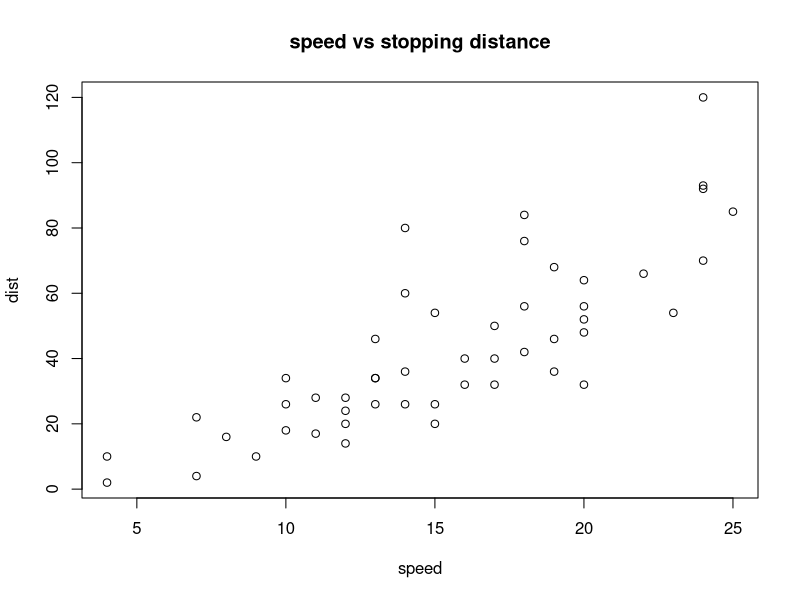
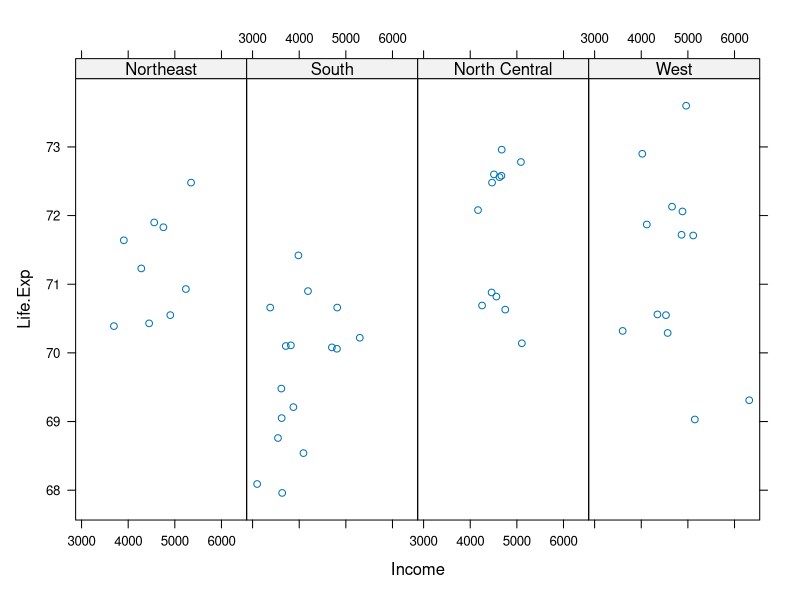
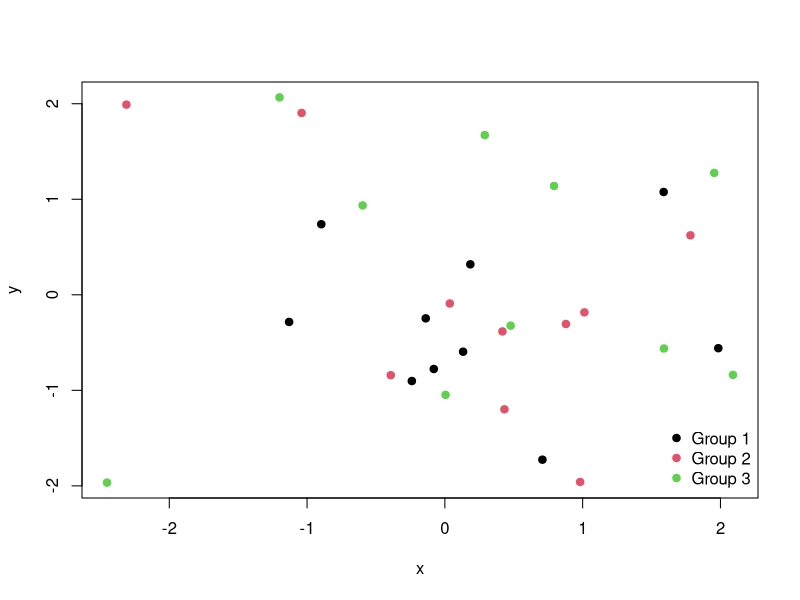
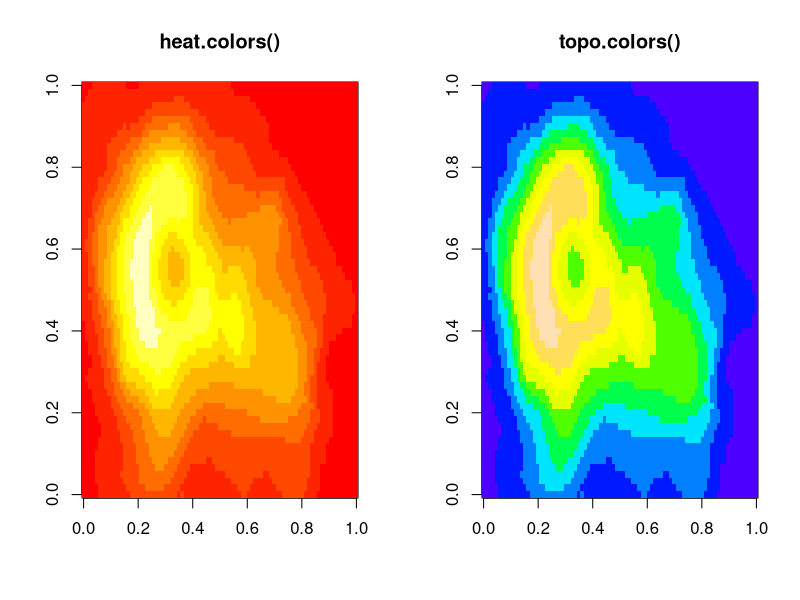
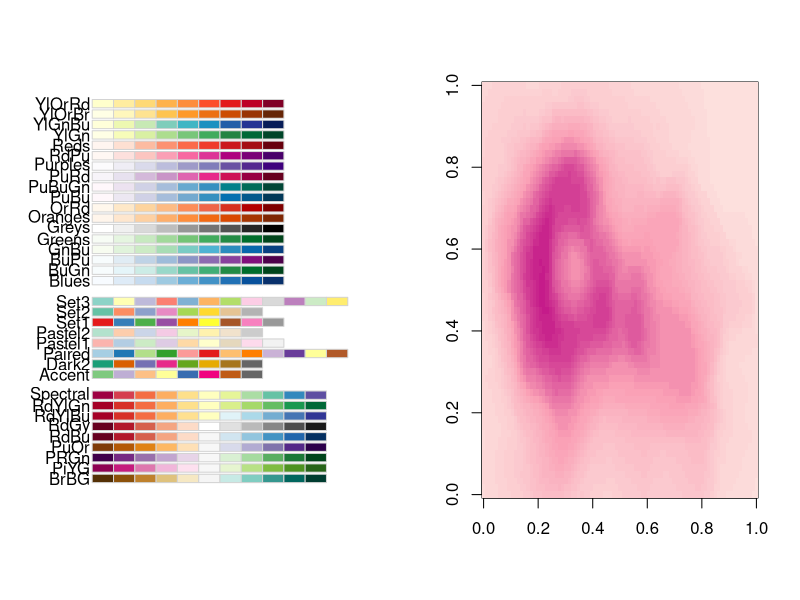
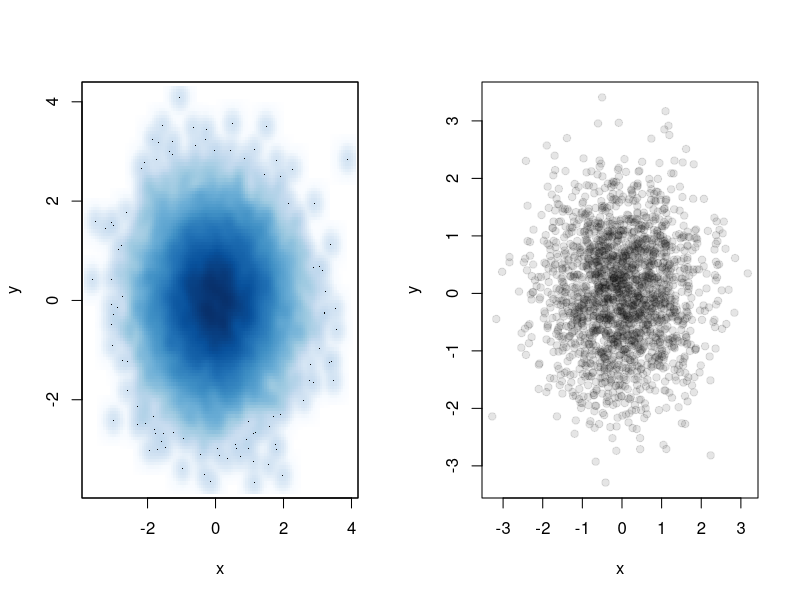
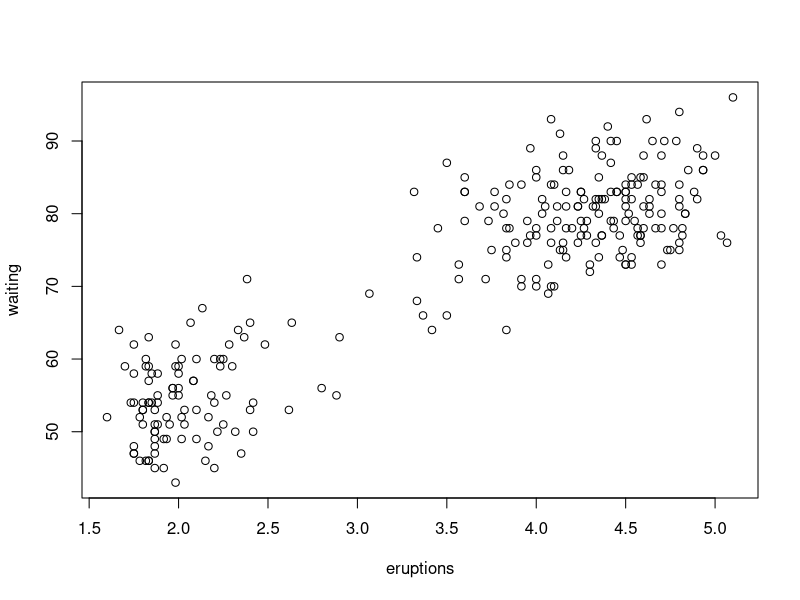

Here is the R script that generated these plots, in order:
## ---- chunk 1
data(cars)
## initiate
with(cars, plot(speed, dist))

## annotate 
title("speed vs stopping distance")
## ---- chunk 2
library(lattice)
state <- data.frame(state.x77, region = state.region)
xyplot(Life.Exp ~ Income | region, data = state, layout = c(4, 1))
## ---- chunk 3
## Open PDF device and create 'test.pdf' in my working direcotry
pdf(file = "test.pdf")

## create plot and send to a file
with(faithful, plot(eruptions, waiting))

## Close the PDF device
dev.off()
## ---- chunk 4
set.seed(2)
x <- rnorm(30)
y <- rnorm(30)
plot(x, y, col = rep(1:3, each = 10), pch = 19)
legend("bottomright", legend = paste("Group", 1:3), col = 1:3, pch = 19, bty = "n")
## ---- chunk 5
par(mfrow = c(1, 2)) ## 1 x 2 pictures on the plotting region
image(volcano, col = heat.colors(10), main = "heat.colors()")
image(volcano, col = topo.colors(10), main = "topo.colors()")
## ---- chunk 6
library(RColorBrewer)
display.brewer.all()
## ---- chunk 7
library(RColorBrewer)
## use three colors from RdPu
cols <- brewer.pal(3, "RdPu")
cols
## Pass the color palette to colorRampPalette()
pal <- colorRampPalette(cols)
## Plot 'volcano' data
image(volcano, col = pal(30))
## ---- chunk 8
set.seed(3)
x <- rnorm(10000)
y <- rnorm(10000)
smoothScatter(x, y)
## ---- chunk 9
set.seed(4)
x <- rnorm(2000)
y <- rnorm(2000)
plot(x, y, pch = 19, col = rgb(0, 0, 0, 0.1))
